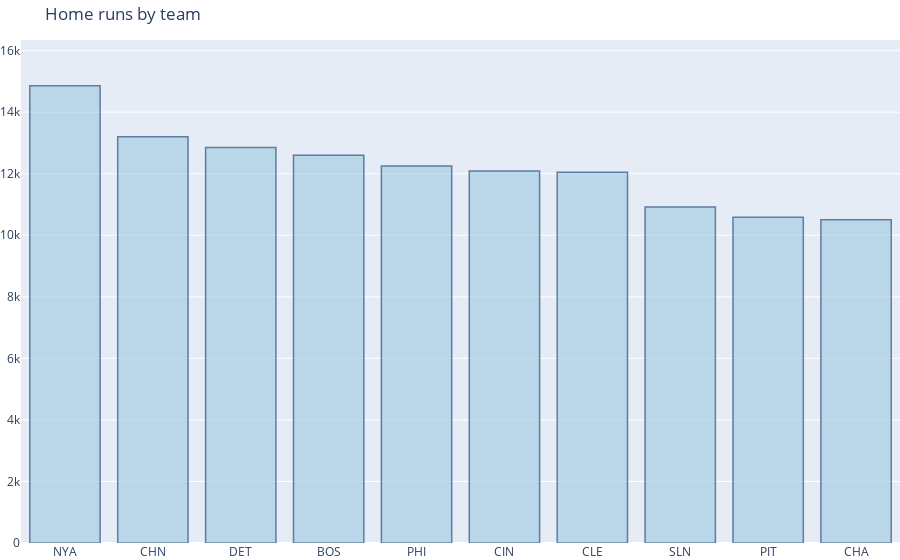

Here is the notebook cell this chart was saved with:
### Markdown cell above
And render the results using plot.ly!

### Code cell
fig = go.FigureWidget(data=[
    go.Bar(x=df.teamID, y=df.totalHomeRuns)
])
fig.update_traces(marker_color='rgb(158,202,225)', marker_line_color='rgb(8,48,107)',
                  marker_line_width=1.5, opacity=0.6)
fig.update_layout(showlegend=False, title=f"Home runs by team", margin=dict(l=0, r=0, t=40, b=0),)
fig.update_yaxes(range=[0, df.totalHomeRuns.max() * 1.1])

fig.show()

### Figure 1 — Plotly figure (JSON) as saved in the notebook; plotly's stock layout.template omitted (floating-point values rounded to 4 significant figures)
{"data": [{"marker": {"color": "rgb(158,202,225)", "line": {"color": "rgb(8,48,107)", "width": 1.5}}, "opacity": 0.6, "type": "bar", "uid": "7cc3611b-ba6e-4fd5-ae1f-aca088b09ebe", "x": ["NYA", "CHN", "DET", "BOS", "PHI", "CIN", "CLE", "SLN", "PIT", "CHA"], "y": [14859, 13202, 12854, 12599, 12248, 12085, 12050, 10915, 10582, 10501]}], "layout": {"margin": {"b": 0, "l": 0, "r": 0, "t": 40}, "showlegend": false, "title": {"text": "Home runs by team"}, "yaxis": {"range": [0, 16340.0]}}}
